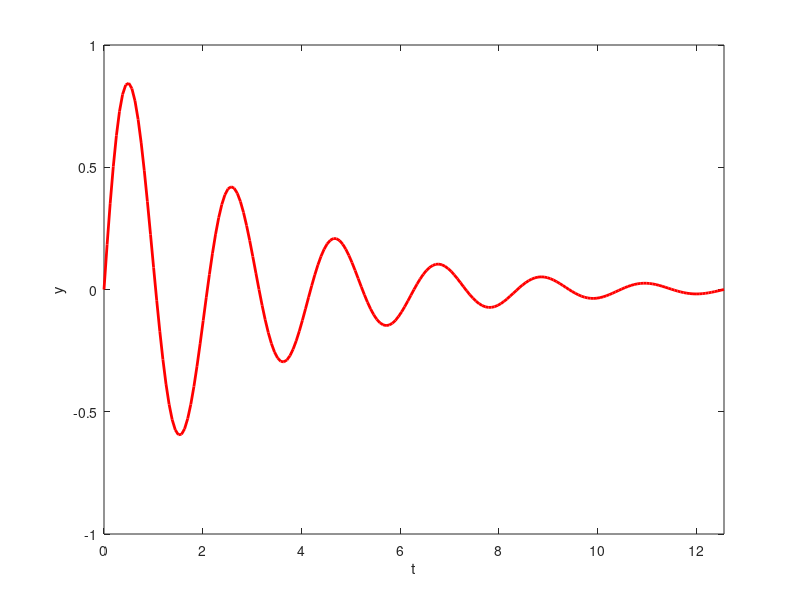

MATLAB code to generate this figure:
clear
clc

t = 0:pi/50:4*pi;       % define the range of independent variable t
y = exp(-t/3).*sin(3*t);    % compute the dependant variable y, corresponding to x.  CAUTION : the dot . operator

plot(t, y, '-r', 'LineWidth', 2)    % plot the curve
axis([0, 4*pi, -1, 1])
xlabel('t')
ylabel('y')